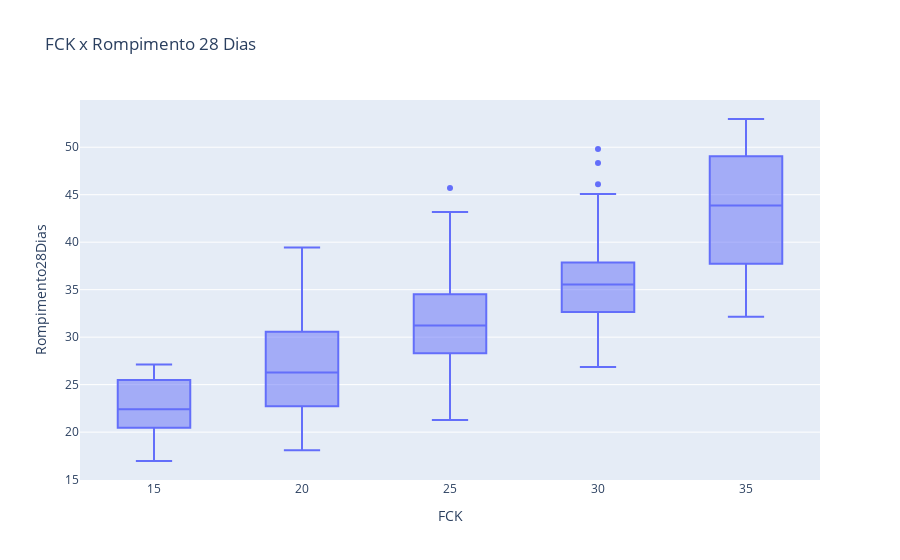

This figure's notebook cell:
### Code cell
fig = px.box(dados_aglomerante, x="FCK", y="Rompimento28Dias", title='FCK x Rompimento 28 Dias')
fig.show()

### Figure 1 — Plotly figure (JSON) as saved in the notebook; plotly's stock layout.template omitted (floating-point values rounded to 4 significant figures; data arrays with more than 128 entries replaced by an {"elided": "..."} marker saying what was removed)
{"data": [{"alignmentgroup": "True", "hovertemplate": "FCK=%{x}<br>Rompimento28Dias=%{y}<extra></extra>", "legendgroup": "", "marker": {"color": "#636efa"}, "name": "", "notched": false, "offsetgroup": "", "orientation": "v", "showlegend": false, "type": "box", "x": {"elided": "466 int values"}, "x0": " ", "xaxis": "x", "y": {"elided": "466 float values"}, "y0": " ", "yaxis": "y"}], "layout": {"boxmode": "group", "legend": {"tracegroupgap": 0}, "title": {"text": "FCK x Rompimento 28 Dias"}, "xaxis": {"anchor": "y", "domain": [0, 1], "title": {"text": "FCK"}}, "yaxis": {"anchor": "x", "domain": [0, 1], "title": {"text": "Rompimento28Dias"}}}}
